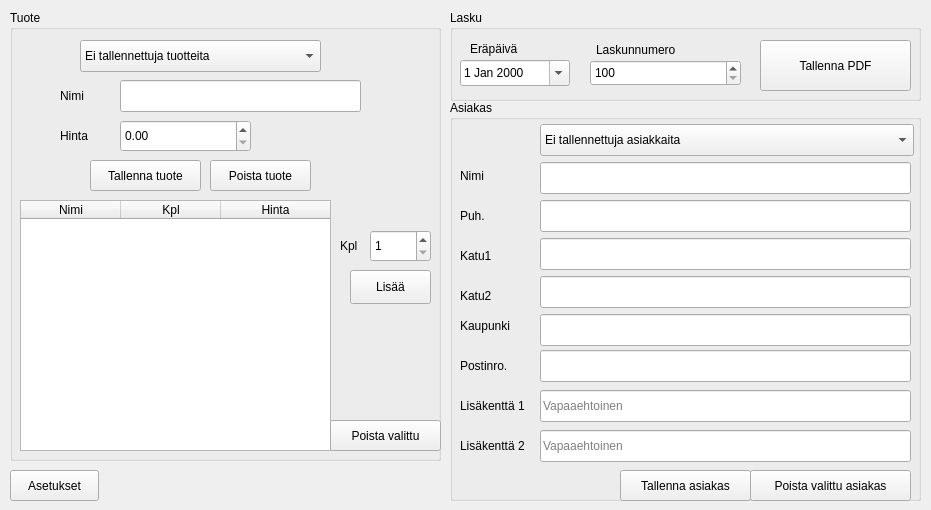
<?xml version="1.0" encoding="UTF-8"?>
<ui version="4.0">
 <class>MainWindow</class>
 <widget class="QMainWindow" name="MainWindow">
  <property name="geometry">
   <rect>
    <x>0</x>
    <y>0</y>
    <width>931</width>
    <height>510</height>
   </rect>
  </property>
  <property name="sizePolicy">
   <sizepolicy hsizetype="Fixed" vsizetype="Fixed">
    <horstretch>0</horstretch>
    <verstretch>0</verstretch>
   </sizepolicy>
  </property>
  <property name="minimumSize">
   <size>
    <width>931</width>
    <height>510</height>
   </size>
  </property>
  <property name="maximumSize">
   <size>
    <width>931</width>
    <height>510</height>
   </size>
  </property>
  <property name="windowTitle">
   <string notr="true">Lappbill</string>
  </property>
  <widget class="QWidget" name="centralWidget">
   <widget class="QGroupBox" name="CustomerBox">
    <property name="geometry">
     <rect>
      <x>450</x>
      <y>100</y>
      <width>471</width>
      <height>401</height>
     </rect>
    </property>
    <property name="title">
     <string>Asiakas</string>
    </property>
    <widget class="QComboBox" name="CustomerList">
     <property name="enabled">
      <bool>true</bool>
     </property>
     <property name="geometry">
      <rect>
       <x>90</x>
       <y>24</y>
       <width>374</width>
       <height>32</height>
      </rect>
     </property>
     <property name="sizePolicy">
      <sizepolicy hsizetype="Expanding" vsizetype="Fixed">
       <horstretch>0</horstretch>
       <verstretch>0</verstretch>
      </sizepolicy>
     </property>
     <item>
      <property name="text">
       <string>Ei tallennettuja asiakkaita</string>
      </property>
     </item>
    </widget>
    <widget class="QLabel" name="label_3">
     <property name="geometry">
      <rect>
       <x>10</x>
       <y>100</y>
       <width>59</width>
       <height>31</height>
      </rect>
     </property>
     <property name="text">
      <string>Puh.</string>
     </property>
    </widget>
    <widget class="QLineEdit" name="Customer_street1">
     <property name="geometry">
      <rect>
       <x>90</x>
       <y>138</y>
       <width>371</width>
       <height>32</height>
      </rect>
     </property>
    </widget>
    <widget class="QLabel" name="label_6">
     <property name="geometry">
      <rect>
       <x>10</x>
       <y>210</y>
       <width>71</width>
       <height>31</height>
      </rect>
     </property>
     <property name="text">
      <string>Kaupunki</string>
     </property>
    </widget>
    <widget class="QLineEdit" name="Customer_Puh">
     <property name="geometry">
      <rect>
       <x>90</x>
       <y>100</y>
       <width>371</width>
       <height>32</height>
      </rect>
     </property>
    </widget>
    <widget class="QLineEdit" name="Customer_street2">
     <property name="geometry">
      <rect>
       <x>90</x>
       <y>176</y>
       <width>371</width>
       <height>32</height>
      </rect>
     </property>
    </widget>
    <widget class="QLabel" name="label">
     <property name="geometry">
      <rect>
       <x>64</x>
       <y>176</y>
       <width>0</width>
       <height>0</height>
      </rect>
     </property>
     <property name="text">
      <string/>
     </property>
    </widget>
    <widget class="QLabel" name="label_7">
     <property name="geometry">
      <rect>
       <x>10</x>
       <y>290</y>
       <width>81</width>
       <height>31</height>
      </rect>
     </property>
     <property name="text">
      <string>Lisäkenttä 1</string>
     </property>
    </widget>
    <widget class="QLineEdit" name="Customer_Name1">
     <property name="geometry">
      <rect>
       <x>90</x>
       <y>62</y>
       <width>371</width>
       <height>32</height>
      </rect>
     </property>
     <property name="inputMask">
      <string/>
     </property>
    </widget>
    <widget class="QLabel" name="label_4">
     <property name="geometry">
      <rect>
       <x>10</x>
       <y>140</y>
       <width>59</width>
       <height>31</height>
      </rect>
     </property>
     <property name="text">
      <string>Katu1</string>
     </property>
    </widget>
    <widget class="QLabel" name="label_2">
     <property name="geometry">
      <rect>
       <x>10</x>
       <y>60</y>
       <width>59</width>
       <height>31</height>
      </rect>
     </property>
     <property name="text">
      <string>Nimi</string>
     </property>
    </widget>
    <widget class="QLineEdit" name="Customer_City">
     <property name="geometry">
      <rect>
       <x>90</x>
       <y>214</y>
       <width>371</width>
       <height>32</height>
      </rect>
     </property>
    </widget>
    <widget class="QLabel" name="label_5">
     <property name="geometry">
      <rect>
       <x>10</x>
       <y>180</y>
       <width>59</width>
       <height>31</height>
      </rect>
     </property>
     <property name="text">
      <string>Katu2</string>
     </property>
    </widget>
    <widget class="QLineEdit" name="Customer_Name2">
     <property name="geometry">
      <rect>
       <x>90</x>
       <y>290</y>
       <width>371</width>
       <height>32</height>
      </rect>
     </property>
     <property name="placeholderText">
      <string>Vapaaehtoinen</string>
     </property>
    </widget>
    <widget class="QPushButton" name="RemoveCustomerButton">
     <property name="geometry">
      <rect>
       <x>300</x>
       <y>370</y>
       <width>161</width>
       <height>31</height>
      </rect>
     </property>
     <property name="text">
      <string>Poista valittu asiakas</string>
     </property>
    </widget>
    <widget class="QPushButton" name="SaveCustomerButton">
     <property name="geometry">
      <rect>
       <x>170</x>
       <y>370</y>
       <width>131</width>
       <height>31</height>
      </rect>
     </property>
     <property name="text">
      <string>Tallenna asiakas</string>
     </property>
    </widget>
    <widget class="QLineEdit" name="Potilas">
     <property name="geometry">
      <rect>
       <x>90</x>
       <y>330</y>
       <width>371</width>
       <height>32</height>
      </rect>
     </property>
     <property name="text">
      <string/>
     </property>
     <property name="placeholderText">
      <string>Vapaaehtoinen</string>
     </property>
    </widget>
    <widget class="QLabel" name="label_14">
     <property name="geometry">
      <rect>
       <x>10</x>
       <y>330</y>
       <width>81</width>
       <height>31</height>
      </rect>
     </property>
     <property name="text">
      <string>Lisäkenttä 2</string>
     </property>
    </widget>
    <widget class="QLineEdit" name="Customer_postal">
     <property name="geometry">
      <rect>
       <x>90</x>
       <y>250</y>
       <width>371</width>
       <height>32</height>
      </rect>
     </property>
     <property name="text">
      <string/>
     </property>
    </widget>
    <widget class="QLabel" name="label_8">
     <property name="geometry">
      <rect>
       <x>10</x>
       <y>250</y>
       <width>71</width>
       <height>31</height>
      </rect>
     </property>
     <property name="text">
      <string>Postinro.</string>
     </property>
    </widget>
   </widget>
   <widget class="QGroupBox" name="ProductBox">
    <property name="geometry">
     <rect>
      <x>10</x>
      <y>10</y>
      <width>431</width>
      <height>451</height>
     </rect>
    </property>
    <property name="title">
     <string>Tuote</string>
    </property>
    <widget class="QPushButton" name="Add_Product">
     <property name="geometry">
      <rect>
       <x>340</x>
       <y>260</y>
       <width>81</width>
       <height>34</height>
      </rect>
     </property>
     <property name="text">
      <string>Lisää</string>
     </property>
    </widget>
    <widget class="QLineEdit" name="Product_Name">
     <property name="geometry">
      <rect>
       <x>110</x>
       <y>70</y>
       <width>241</width>
       <height>32</height>
      </rect>
     </property>
    </widget>
    <widget class="QLabel" name="label_9">
     <property name="geometry">
      <rect>
       <x>50</x>
       <y>70</y>
       <width>59</width>
       <height>31</height>
      </rect>
     </property>
     <property name="text">
      <string>Nimi</string>
     </property>
    </widget>
    <widget class="QLabel" name="label_10">
     <property name="geometry">
      <rect>
       <x>50</x>
       <y>110</y>
       <width>59</width>
       <height>31</height>
      </rect>
     </property>
     <property name="text">
      <string>Hinta</string>
     </property>
    </widget>
    <widget class="QLabel" name="label_11">
     <property name="geometry">
      <rect>
       <x>330</x>
       <y>220</y>
       <width>31</width>
       <height>31</height>
      </rect>
     </property>
     <property name="text">
      <string>Kpl</string>
     </property>
    </widget>
    <widget class="QDoubleSpinBox" name="Product_Price">
     <property name="geometry">
      <rect>
       <x>110</x>
       <y>110</y>
       <width>131</width>
       <height>32</height>
      </rect>
     </property>
     <property name="maximum">
      <double>99999.990000000005239</double>
     </property>
    </widget>
    <widget class="QSpinBox" name="Product_kpl">
     <property name="geometry">
      <rect>
       <x>360</x>
       <y>220</y>
       <width>61</width>
       <height>32</height>
      </rect>
     </property>
     <property name="minimum">
      <number>1</number>
     </property>
     <property name="maximum">
      <number>999</number>
     </property>
    </widget>
    <widget class="QTableWidget" name="OutputProducts">
     <property name="geometry">
      <rect>
       <x>10</x>
       <y>190</y>
       <width>311</width>
       <height>251</height>
      </rect>
     </property>
     <property name="maximumSize">
      <size>
       <width>491</width>
       <height>16777215</height>
      </size>
     </property>
     <property name="frameShape">
      <enum>QFrame::StyledPanel</enum>
     </property>
     <property name="editTriggers">
      <set>QAbstractItemView::NoEditTriggers</set>
     </property>
     <property name="dragDropOverwriteMode">
      <bool>false</bool>
     </property>
     <property name="alternatingRowColors">
      <bool>true</bool>
     </property>
     <property name="selectionBehavior">
      <enum>QAbstractItemView::SelectRows</enum>
     </property>
     <attribute name="horizontalHeaderCascadingSectionResizes">
      <bool>false</bool>
     </attribute>
     <attribute name="horizontalHeaderStretchLastSection">
      <bool>true</bool>
     </attribute>
     <column>
      <property name="text">
       <string>Nimi</string>
      </property>
     </column>
     <column>
      <property name="text">
       <string>Kpl</string>
      </property>
     </column>
     <column>
      <property name="text">
       <string>Hinta</string>
      </property>
     </column>
    </widget>
    <widget class="QPushButton" name="Remove_Product_from_List">
     <property name="geometry">
      <rect>
       <x>320</x>
       <y>410</y>
       <width>111</width>
       <height>31</height>
      </rect>
     </property>
     <property name="text">
      <string>Poista valittu</string>
     </property>
    </widget>
    <widget class="QComboBox" name="ProductList">
     <property name="enabled">
      <bool>true</bool>
     </property>
     <property name="geometry">
      <rect>
       <x>70</x>
       <y>30</y>
       <width>241</width>
       <height>32</height>
      </rect>
     </property>
     <property name="sizePolicy">
      <sizepolicy hsizetype="Expanding" vsizetype="Fixed">
       <horstretch>0</horstretch>
       <verstretch>0</verstretch>
      </sizepolicy>
     </property>
     <item>
      <property name="text">
       <string>Ei tallennettuja tuotteita</string>
      </property>
     </item>
    </widget>
    <widget class="QPushButton" name="Save_Product_Button">
     <property name="geometry">
      <rect>
       <x>80</x>
       <y>150</y>
       <width>111</width>
       <height>31</height>
      </rect>
     </property>
     <property name="text">
      <string>Tallenna tuote</string>
     </property>
    </widget>
    <widget class="QPushButton" name="Remove_Product">
     <property name="geometry">
      <rect>
       <x>200</x>
       <y>150</y>
       <width>101</width>
       <height>31</height>
      </rect>
     </property>
     <property name="text">
      <string>Poista tuote</string>
     </property>
    </widget>
   </widget>
   <widget class="QGroupBox" name="groupBox">
    <property name="geometry">
     <rect>
      <x>450</x>
      <y>10</y>
      <width>471</width>
      <height>91</height>
     </rect>
    </property>
    <property name="title">
     <string>Lasku</string>
    </property>
    <widget class="QDateEdit" name="DueDate">
     <property name="geometry">
      <rect>
       <x>10</x>
       <y>50</y>
       <width>110</width>
       <height>26</height>
      </rect>
     </property>
     <property name="calendarPopup">
      <bool>true</bool>
     </property>
     <property name="currentSectionIndex">
      <number>0</number>
     </property>
     <property name="timeSpec">
      <enum>Qt::LocalTime</enum>
     </property>
    </widget>
    <widget class="QPushButton" name="SaveButton">
     <property name="geometry">
      <rect>
       <x>310</x>
       <y>30</y>
       <width>151</width>
       <height>51</height>
      </rect>
     </property>
     <property name="text">
      <string>Tallenna PDF</string>
     </property>
    </widget>
    <widget class="QLabel" name="label_12">
     <property name="geometry">
      <rect>
       <x>20</x>
       <y>30</y>
       <width>67</width>
       <height>17</height>
      </rect>
     </property>
     <property name="text">
      <string>Eräpäivä</string>
     </property>
    </widget>
    <widget class="QLabel" name="label_13">
     <property name="geometry">
      <rect>
       <x>146</x>
       <y>30</y>
       <width>111</width>
       <height>20</height>
      </rect>
     </property>
     <property name="text">
      <string>Laskunnumero</string>
     </property>
    </widget>
    <widget class="QDoubleSpinBox" name="Invoice_Number">
     <property name="geometry">
      <rect>
       <x>140</x>
       <y>50</y>
       <width>151</width>
       <height>26</height>
      </rect>
     </property>
     <property name="decimals">
      <number>0</number>
     </property>
     <property name="minimum">
      <double>100.000000000000000</double>
     </property>
     <property name="maximum">
      <double>10000000000000000000.000000000000000</double>
     </property>
    </widget>
   </widget>
   <widget class="QPushButton" name="Settings_Button">
    <property name="geometry">
     <rect>
      <x>10</x>
      <y>470</y>
      <width>89</width>
      <height>31</height>
     </rect>
    </property>
    <property name="text">
     <string>Asetukset</string>
    </property>
   </widget>
  </widget>
  <action name="actionCustomer">
   <property name="text">
    <string>Customer</string>
   </property>
  </action>
  <action name="actionProduct">
   <property name="text">
    <string>Product</string>
   </property>
  </action>
  <action name="actionInvoice">
   <property name="text">
    <string>Invoice</string>
   </property>
  </action>
  <action name="actionNew_customer">
   <property name="text">
    <string>New Customer</string>
   </property>
  </action>
  <action name="actionNew_Product">
   <property name="text">
    <string>New Product</string>
   </property>
  </action>
 </widget>
 <layoutdefault spacing="6" margin="11"/>
 <tabstops>
  <tabstop>ProductList</tabstop>
  <tabstop>Product_Name</tabstop>
  <tabstop>Product_Price</tabstop>
  <tabstop>Save_Product_Button</tabstop>
  <tabstop>Remove_Product</tabstop>
  <tabstop>Product_kpl</tabstop>
  <tabstop>Add_Product</tabstop>
  <tabstop>CustomerList</tabstop>
  <tabstop>Customer_Name1</tabstop>
  <tabstop>Customer_Puh</tabstop>
  <tabstop>Customer_street1</tabstop>
  <tabstop>Customer_street2</tabstop>
  <tabstop>Customer_City</tabstop>
  <tabstop>Customer_postal</tabstop>
  <tabstop>Customer_Name2</tabstop>
  <tabstop>Potilas</tabstop>
  <tabstop>SaveCustomerButton</tabstop>
  <tabstop>RemoveCustomerButton</tabstop>
  <tabstop>SaveButton</tabstop>
  <tabstop>OutputProducts</tabstop>
  <tabstop>Remove_Product_from_List</tabstop>
  <tabstop>DueDate</tabstop>
  <tabstop>Invoice_Number</tabstop>
  <tabstop>Settings_Button</tabstop>
 </tabstops>
 <resources/>
 <connections/>
</ui>
